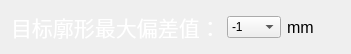
     <widget class="QWidget" name="layoutWidget">
      <property name="geometry">
       <rect>
        <x>720</x>
        <y>301</y>
        <width>351</width>
        <height>23</height>
       </rect>
      </property>
      <layout class="QHBoxLayout" name="horizontalLayout_11">
       <item>
        <widget class="QLabel" name="label_11">
         <property name="font">
          <font>
           <pointsize>16</pointsize>
          </font>
         </property>
         <property name="styleSheet">
          <string notr="true">color: rgb(255, 255, 255);</string>
         </property>
         <property name="text">
          <string>目标廓形最大偏差值：</string>
         </property>
        </widget>
       </item>
       <item>
        <widget class="QComboBox" name="comboBox_5">
         <item>
          <property name="text">
           <string>-1</string>
          </property>
         </item>
         <item>
          <property name="text">
           <string>-0.6</string>
          </property>
         </item>
         <item>
          <property name="text">
           <string>-0.5</string>
          </property>
         </item>
         <item>
          <property name="text">
           <string>-0.4</string>
          </property>
         </item>
         <item>
          <property name="text">
           <string>-0.3</string>
          </property>
         </item>
         <item>
          <property name="text">
           <string>-0.2</string>
          </property>
         </item>
         <item>
          <property name="text">
           <string>-0.1</string>
          </property>
         </item>
        </widget>
       </item>
       <item>
        <widget class="QLabel" name="label_13">
         <property name="font">
          <font>
           <pointsize>12</pointsize>
          </font>
         </property>
         <property name="text">
          <string>mm</string>
         </property>
        </widget>
       </item>
      </layout>
     </widget>
